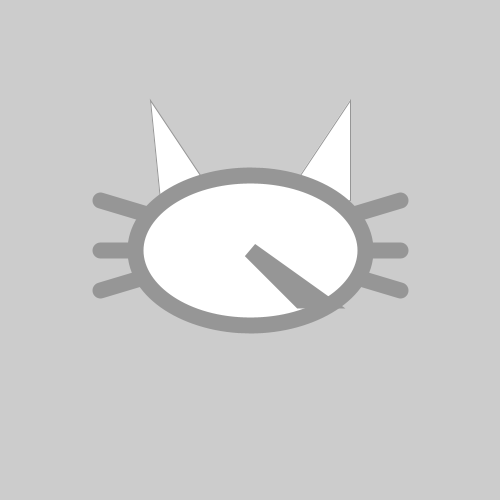
Frame 1 (no input)
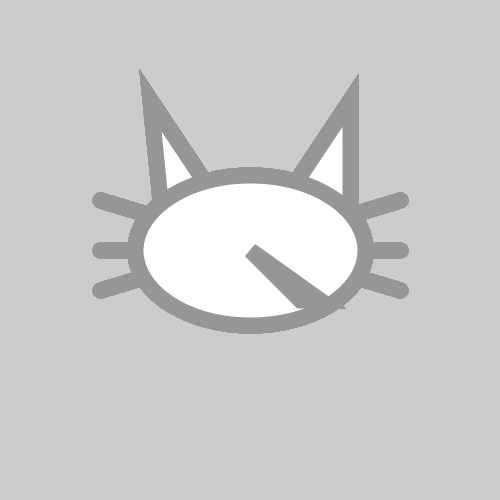
Frame 60 (the mouse pressed at the canvas centre just before this capture)
Frame 120 (the mouse held since frame 60 and released just before this capture): identical to frame 60, image omitted

The Processing sketch that drew these frames (run headless with seeded random() and noise(); from frame 60 on, the mouse is pressed at the canvas centre):

// Processing sketch: Cat_Scatch
// ── Cat_Scatch.pde
void setup(){
  size(500,500);
  stroke(150);
}

void draw(){
  triangle(150,100,160,200,250,250);
  triangle(350,100,350,200,250,250);
  strokeWeight(16);
  line(100,200, 400,290);
  line(100,250, 400,250);
  line(100,290, 400,200);
  ellipse(500/2,500/2, 230, 150);
  beginShape(TRIANGLES);
  vertex(250, 250);
  vertex(300, 300);
  vertex(320, 300);
  endShape();
}
